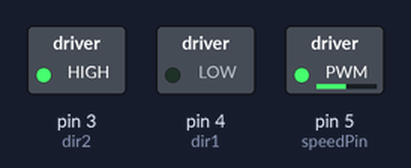
Bench run of a sketch on a simulated Arduino Uno, built with avr-gcc and run on an emulated ATmega328P. On the bench: switched loads named in the sketch (green lamp = pin HIGH).

Above: at 0.1 s.
Timing chart, 0 to 1.6 s (numbered marks = the images above):
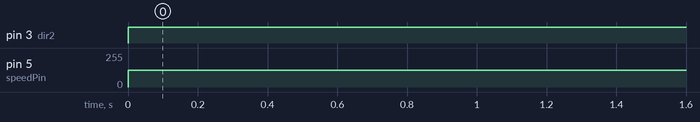

The sketch:

37.DC_motor.ino
```cpp
/**
  *just like stepmotor, while using DC motor, it draws a lot current than the
  *arduino can provide, it can not connect to the arduino directly,
  *so a exteral power supply module should be used

  *when using external power supply, you should always make sure that the
  *current from you external power supply should match your motor controller
  *and DC motor

  *L293D is the DC motor control chip

**/

// pin1 from L293D is the Pin to enable DC motor and control the speed
int speedPin = 5;

// two rotate directions
int dir1 = 4;
int dir2 = 3;

// speed between 0 - 255
int speedVal = 125;

void setup() {
  // put your setup code here, to run once:
  pinMode(speedPin, OUTPUT);
  pinMode(dir1, OUTPUT);
  pinMode(dir2, OUTPUT);

  Serial.begin(9600);
}

void loop() {
  // put your main code here, to run repeatedly:
  digitalWrite(dir1, LOW);
  digitalWrite(dir2, HIGH);
  analogWrite(speedPin, speedVal);
}
```

Measured:
- by itself, pin 3 (dir2): LOW → HIGH at 0.00 s
- by itself, pin 5 (speedPin): 0/255 → 125/255 at 0.00 s
